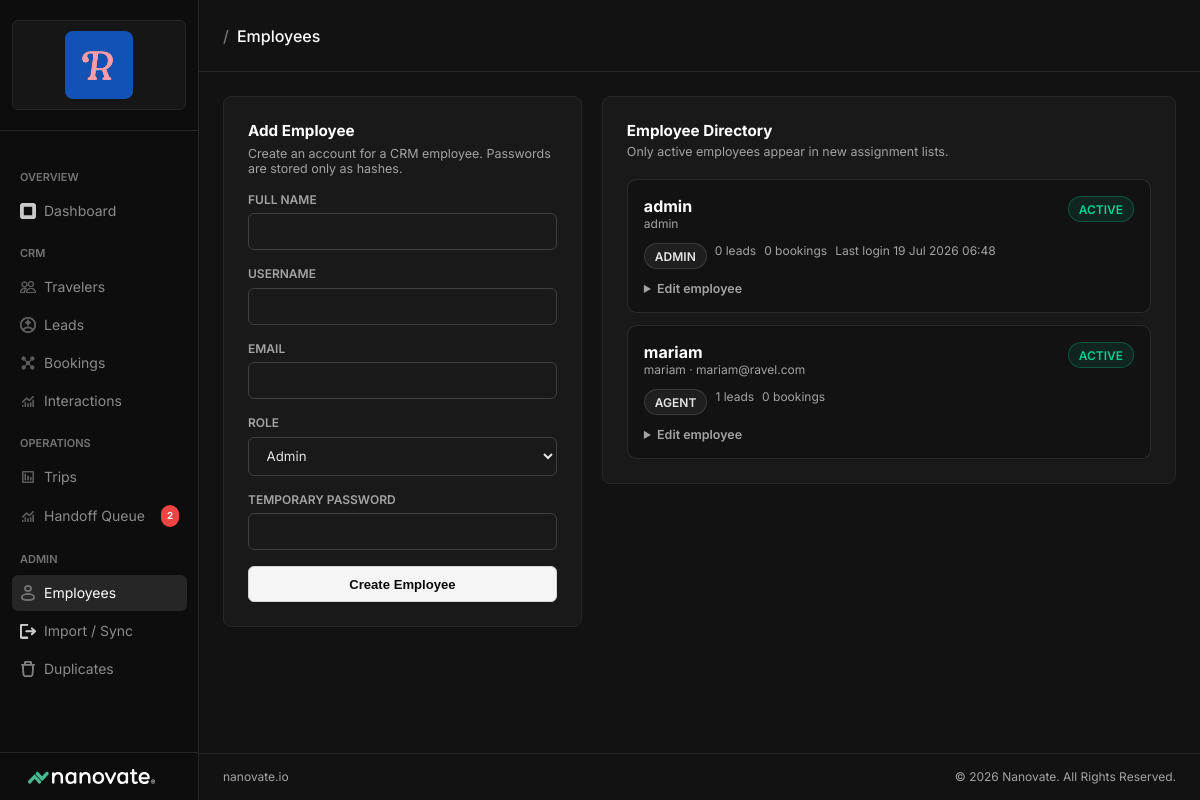
/admin/users (signed in), run on an earlier commit of the app's database.
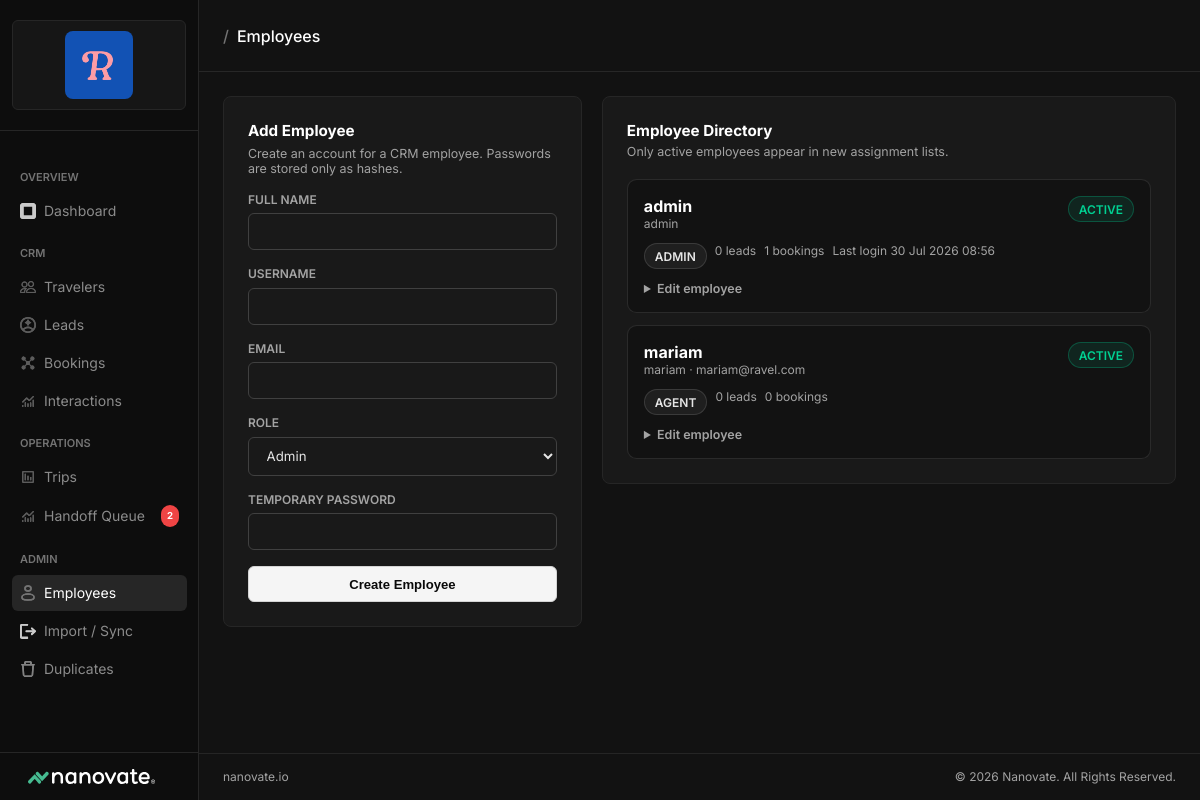
And on a later commit of the database.
### app/models/user.py (models this page shows, shortened)
class User(db.Model, UserMixin):
    __tablename__ = 'users'
    id = db.Column(db.Integer, primary_key=True)
    username = db.Column(db.String(80), unique=True, nullable=False)
    full_name = db.Column(db.String(200))
    password_hash = db.Column(db.String(200), nullable=False)
    email = db.Column(db.String(120), unique=True)
    role = db.Column(db.String(50), nullable=False, default='agent', index=True)
    is_active = db.Column(db.Boolean, default=True)
    created_at = db.Column(db.DateTime, default=_utc_now)
    updated_at = db.Column(db.DateTime, default=_utc_now, onupdate=_utc_now)
    last_login_at = db.Column(db.DateTime)
    assigned_leads = db.relationship(
        'Lead',
        foreign_keys='Lead.assigned_to_user_id',
        back_populates='assigned_user',
        lazy='dynamic',
    )
    assigned_bookings = db.relationship(
        'TripBooking',
        foreign_keys='TripBooking.assigned_to_user_id',
        back_populates='assigned_user',
        lazy='dynamic',
    )
    @property
    def display_name(self) -> str:
        return (self.full_name or self.username or '').strip() or f'User {self.id}'

### app/routes/admin.py (the view)
@admin_bp.route('/users')
@permission_required('manage_users')
def users():
    user_rows = User.query.order_by(User.is_active.desc(), User.full_name.asc(), User.username.asc()).all()
    return render_template('admin/users.html', users=user_rows, roles=ROLE_OPTIONS)

### app/security.py (called while the page is built)
def _session_authenticated() -> bool:
    return current_user() is not None

def _authenticated() -> bool:
    return _session_authenticated() or _api_token_authenticated()

def _role() -> str:
    user = current_user()
    if user:
        return str(user.role or "").strip().lower()
    if _api_token_authenticated():
        return str(request.headers.get("X-CRM-Role") or "agent").strip().lower()
    return ""

def current_user() -> User | None:
    raw_id = session.get("user_id")
    try:
        user_id = int(raw_id)
    except (TypeError, ValueError):
        return None
    user = db.session.get(User, user_id)
    return user if user and user.is_active else None

def current_role() -> str:
    return _role()

def has_permission(permission: str) -> bool:
    return permission in ROLE_PERMISSIONS.get(current_role(), set())

def generate_csrf_token() -> str:
    token = session.get("csrf_token")
    if not token:
        token = secrets.token_urlsafe(32)
        session["csrf_token"] = token
    return str(token)

### app/templates/admin/users.html (shortened to what this page needs)
{% extends "base.html" %}
{% block topbar_title %}Employees{% endblock %}
{% block content %}
<div style="display:grid;grid-template-columns:1fr 1.6fr;gap:1.25rem;align-items:start">
    <div class="card">
        <div class="card-title" style="margin-bottom:0.35rem">Add Employee</div>
        <p style="color:var(--text-muted);font-size:0.78rem;margin-bottom:1rem">Create an account for a CRM employee. Passwords are stored only as hashes.</p>
        <form method="POST" action="{{ url_for('admin.create_user') }}">
            <div class="form-group">
                <label class="form-label">Full Name</label>
                <input class="form-input" name="full_name" required>
            </div>
            <div class="form-group">
                <label class="form-label">Username</label>
                <input class="form-input" name="username" required autocomplete="username">
            </div>
            <div class="form-group">
                <label class="form-label">Email</label>
                <input class="form-input" type="email" name="email">
            </div>
            <div class="form-group">
                <label class="form-label">Role</label>
                <select class="form-select" name="role">
                    {% for role in roles %}<option value="{{ role }}">{{ role|capitalize }}</option>{% endfor %}
                </select>
            </div>
            <div class="form-group">
                <label class="form-label">Temporary Password</label>
                <input class="form-input" type="password" name="password" minlength="8" required autocomplete="new-password">
            </div>
            <button class="btn btn-primary" type="submit" style="width:100%;justify-content:center">Create Employee</button>
        </form>
    </div>
    <div class="card">
        <div class="card-header">
            <div>
                <div class="card-title">Employee Directory</div>
                <div style="color:var(--text-muted);font-size:0.78rem;margin-top:0.25rem">Only active employees appear in new assignment lists.</div>
            </div>
        </div>
        {% if users %}
        <div style="display:flex;flex-direction:column;gap:0.75rem">
            {% for user in users %}
            <div style="background:var(--bg-base);border:1px solid var(--border);border-radius:0.6rem;padding:1rem">
                <div style="display:flex;justify-content:space-between;gap:1rem;align-items:start">
                    <div>
                        <div style="font-weight:700;color:var(--text-main)">{{ user.display_name }}</div>
                        <div style="color:var(--text-muted);font-size:0.75rem">{{ user.username }}{% if user.email %} · {{ user.email }}{% endif %}</div>
                    </div>
                    <span class="badge {% if user.is_active %}badge-green{% else %}badge-gray{% endif %}">{{ 'Active' if user.is_active else 'Inactive' }}</span>
                </div>
                <div style="display:flex;gap:0.5rem;flex-wrap:wrap;margin:0.75rem 0;color:var(--text-dim);font-size:0.75rem">
                    <span class="badge badge-blue">{{ user.role }}</span>
                    <span>{{ user.assigned_leads.count() }} leads</span>
                    <span>{{ user.assigned_bookings.count() }} bookings</span>
                    {% if user.last_login_at %}<span>Last login {{ user.last_login_at.strftime('%d %b %Y %H:%M') }}</span>{% endif %}
                </div>
                <details>
                    <summary style="cursor:pointer;color:var(--text-dim);font-size:0.78rem;font-weight:600">Edit employee</summary>
                </details>
            </div>
            {% endfor %}
        </div>
        {% else %}
        <p style="color:var(--text-muted);font-size:0.83rem">No employee accounts exist yet.</p>
        {% endif %}
    </div>
</div>
{% endblock %}

What changed in the data, as far as the page shows it:
changed User "admin": assigned_bookings.count "0" → "1"; last_login_at "19 Jul 2026 06:48" → "30 Jul 2026 08:56"
changed User "mariam": assigned_leads.count "1" → "0"
